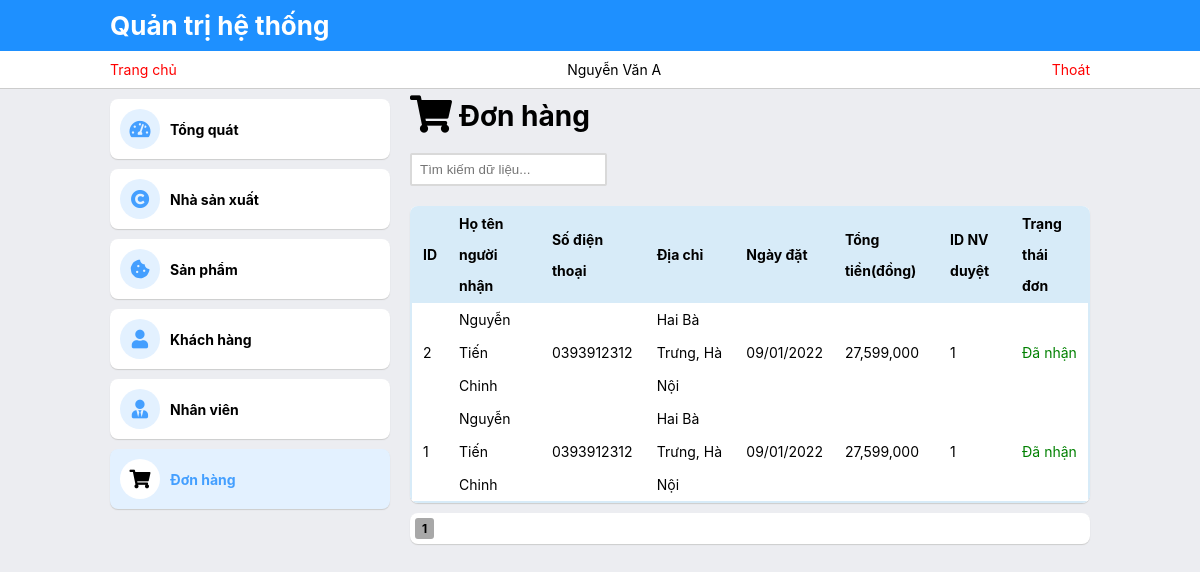
Page /admin/cart/cart.php (signed in) on the committed database.
### tables this page shows
CREATE TABLE HOADON(
    id int not null primary key auto_increment,
    id_khachhang int not null,
    id_nhanvien int null,
    diachinhan varchar(200) not null,
    hotennhan varchar(100) not null,
    sodienthoainhan varchar(15) not null,
    thoigiandat date not null,
    tongtien bigint not null,
    trangthaidon int(1) not null,
    constraint fk_hoadon_kh foreign key (id_khachhang) references KHACHHANG(id),
    constraint fk_hoadon_nv foreign key (id_nhanvien) references NHANVIEN(id)
);

### core/session.staff.php (called while the page is built, shortened)
<?php
$sid = isset($_SESSION["staff_id"]) ? $_SESSION["staff_id"] : NULL;
$sname = isset($sid) ? $_SESSION["staff_name"] : NULL;

### core/interact.database.php (called while the page is built, shortened)
<?php
require_once __DIR__ . "/connect.php";
function select(string $query): array
{
    global $mysqli;
    $result = [];
    $data = $mysqli->query($query);
    if ($data->num_rows > 0) {
        while ($row = $data->fetch_assoc()) {
            array_push($result, $row);
        }
    }
    return $result;
}
function query(string $query)
{
    global $mysqli;
    return $mysqli->query($query);
}

### admin/cart/cart.php (the view, shortened to what this page needs)
<?php
require_once(__DIR__ . "/../../core/core.php");
$gpage = isset($_GET["page"]) ? (int)($_GET["page"]) : 1;
$page = ($gpage - 1) * 10;
$max = 10;
$search = isset($_GET["search"]) ? (string)($_GET["search"]) : "";
$querySearch = "";
$dulieu = select("SELECT * FROM HOADON " . $querySearch . " ORDER BY id DESC LIMIT " . $page . ", " . $max);
$soluong = query("SELECT * FROM HOADON " . $querySearch . "")->num_rows;
?>
<!DOCTYPE html>
<html lang="en">
<head>
    <link rel="stylesheet" href="../assets/css/index2.css">
    <link rel="stylesheet" href="https://pro.fontawesome.com/releases/v5.10.0/css/all.css" />
</head>
<body id="wrap">
    <div class="header">
        <div class="max h-full mx-auto p-10">
            Quản trị hệ thống
        </div>
    </div>
    <div class="nav">
        <div class="max flex justify-between mx-auto h-full p-10">
            <div class="nav-menu">
                <a href="./">Trang chủ</a>
            </div>
            <span><?= $sname ?></span>
            <div class="nav-user">
                <a href="../logout.php">Thoát</a>
            </div>
        </div>
    </div>
    <div class="flex-1">
        <div class="max mx-auto flex flex-row">
            <div class="content-left p-10" style="overflow: auto;">
                <ul>
                    <li><a href="../"><i class="fas fa-lg fa-tachometer-alt"></i> Tổng quát</a></li>
                    <li><a href="../brand/brand.php"><i class="fas fa-lg fa-copyright"></i> Nhà sản xuất</a></li>
                    <li><a href="../product/product.php"><i class="fas fa-lg fa-cookie-bite"></i> Sản phẩm</a></li>
                    <li><a href="../user/user.php"><i class="fas fa-lg fa-user"></i> Khách hàng</a></li>
                    <li><a href="../staff/staff.php"><i class="fas fa-lg fa-user-tie"></i> Nhân viên</a></li>
                    <li class="current"><a href="./cart.php"><i class="fas fa-lg fa-shopping-cart"></i> Đơn hàng</a></li>
                </ul>
            </div>
            <div class="flex-1 p-10">
                <h1><i class="fas fa-lg fa-shopping-cart"></i> Đơn hàng</h1>
                <div class="mt-10 flex justify-between">
                    <form action="" method="get">
                        <input type="text" name="search" value="<?= $search ?>" placeholder="Tìm kiếm dữ liệu..." require>
                    </form>
                </div>
                <div class="box mt-10">
                    <table>
                        <thead>
                            <tr>
                                <th>ID</th>
                                <th>Họ tên người nhận</th>
                                <th>Số điện thoại</th>
                                <th>Địa chỉ</th>
                                <th>Ngày đặt</th>
                                <th>Tổng tiền(đồng)</th>
                                <th>ID NV duyệt</th>
                                <th>Trạng thái đơn</th>
                            </tr>
                        </thead>
                        <tbody>
                            <?php if ($soluong > 0) { ?>
                                <?php foreach ($dulieu as $item) { ?>
                                    <tr>
                                        <td><?= $item["id"] ?></td>
                                        <td><?= $item["hotennhan"] ?></td>
                                        <td><?= $item["sodienthoainhan"] ?></td>
                                        <td><?= $item["diachinhan"] ?></td>
                                        <td><?php if (isset($item["thoigiandat"])) {
                                                echo date("d/m/Y", strtotime($item["thoigiandat"]));
                                            } ?></td>
                                        <td><?= number_format($item["tongtien"], 0, '.', ',') ?></td>
                                        <td><?= $item["id_nhanvien"] ?></td>
                                        <?php if (isset($item["id_nhanvien"])) { ?>
                                            <?php if ($item["trangthaidon"] == 0) { ?>
                                                <td style="color:red;">Đã hủy</td>
                                            <?php } else if ($item["trangthaidon"] == 3) { ?>
                                                <td style="color:green;">Đang giao</td>
                                            <?php } else if ($item["trangthaidon"] == 4) { ?>
                                                <td style="color:green;">Đã nhận</td>
                                            <?php } ?>
                                        <?php } ?>
                                    </tr>
                                <?php } ?>
                            <?php } else { ?>
                                <tr>
                                    <td colspan="7" style="text-align: center">Không có dữ liệu nào</td>
                                </tr>
                            <?php } ?>
                        </tbody>
                    </table>
                </div>
                <?php if ($soluong > 0) { ?>
                    <div class="box page mt-10">
                        <?php
                        for ($i = 1; $i <= ceil($soluong / $max); ++$i) {
                        ?>
                            <a href="./user.php?page=<?= $i ?><?php if ($search) {
                                                                    echo '&search=' . $search;
                                                                } ?>" class="page-item<?php if ($gpage == $i) {
                                                                                            echo ' page-current';
                                                                                        } ?>">
                                <?= $i ?>
                            </a>
                        <?php } ?>
                    </div>
                <?php } ?>
            </div>
        </div>
    </div>
</body>
</html>

### admin/assets/css/index2.css (style rules this page uses)
* { padding: 0; margin: 0; box-sizing: border-box; }
body { font-family: -apple-system, BlinkMacSystemFont, "Segoe UI", Roboto, Oxygen, Ubuntu, Cantarell, "Open Sans", "Helvetica Neue", sans-serif; display: flex; flex-direction: column; background-color: #ecedf1; font-size: 14px; }
a { text-decoration: none; color: red; }
.header { background-color: dodgerblue; flex: 1; color: #fff; font-size: 26px; font-weight: bold; }
.max { max-width: 1000px; }
.h-full { height: 100%; }
.mx-auto { margin: 0 auto; }
.nav { background-color: #fff; border-bottom: 1px solid #ccc; }
.p-10 { padding: 10px; }
.mt-10 { margin-top: 10px; }
.flex { display: flex; }
.flex-row { flex-direction: row; }
.justify-between { justify-content: space-between; }
.flex-1 { flex: 1; }
.content-left { max-width: 300px; width: 100%; }
.content-left ul { list-style: none; }
.content-left ul li { border-radius: 8px; background-color: #fff; box-shadow: 0px 1px 1px 0px #ccc; font-weight: bold; cursor: pointer; color: #000; }
.content-left ul li a { padding: 10px; display: flex; align-items: center; color: inherit; }
.content-left ul li i { width: 40px; height: 40px; border-radius: 50%; display: flex; justify-content: center; align-items: center; margin-right: 10px; background-color: #e3f1ff; color: #449fff; }
.content-left ul li.current { background-color: #e3f1ff; color: #449fff; }
.content-left ul li.current i { background-color: #fff; color: #000; }
.content-left ul li + li { margin-top: 10px; }
.box { border-radius: 8px; background-color: #fff; box-shadow: 0px 1px 1px 0px #ccc; overflow: hidden; overflow-x: auto; }
table { width: 100%; line-height: 33px; text-align: left; background: white; border: 2px solid #d7ebf8; border-collapse: separate; border-radius: 2px; border-spacing: 0; }
table thead > tr > th { line-height: 31px; padding: 0 11px 2px; font-weight: bold; text-shadow: 0 1px rgb(255 255 255 / 20%); background: #d7ebf8; }
table tbody > tr > td { padding: 0 11px; }
input[type="text"], input[type="number"], input[type="email"], input[type="url"], input[type="search"], select, textarea { display: inline-block; vertical-align: top; padding: 0 8px; height: 33px; line-height: 19px; color: #626262; background: white; border: 2px solid #d9d9d9; border-radius: 2px; }
.page { padding: 5px; }
.page > a { display: inline-block; padding: 3px 7px; border-radius: 3px; color: #000; font-size: 12px; font-weight: bold; }
.page > a.page-current { background-color: #a8a8a8; }
form input, form select, form textarea { margin: 10px 0; }

### rows in the picture
hoadon: id "2", hotennhan "Nguyễn Tiến Chinh", sodienthoainhan "0393912312", diachinhan "Hai Bà Trưng, Hà Nội", thoigiandat "09/01/2022", tongtien "27,599,000", id_nhanvien "1", trangthaidon "Đã nhận"
hoadon: id "1", hotennhan "Nguyễn Tiến Chinh", sodienthoainhan "0393912312", diachinhan "Hai Bà Trưng, Hà Nội", thoigiandat "09/01/2022", tongtien "27,599,000", id_nhanvien "1", trangthaidon "Đã nhận"

### other values in the picture
$sname "Nguyễn Văn A"
